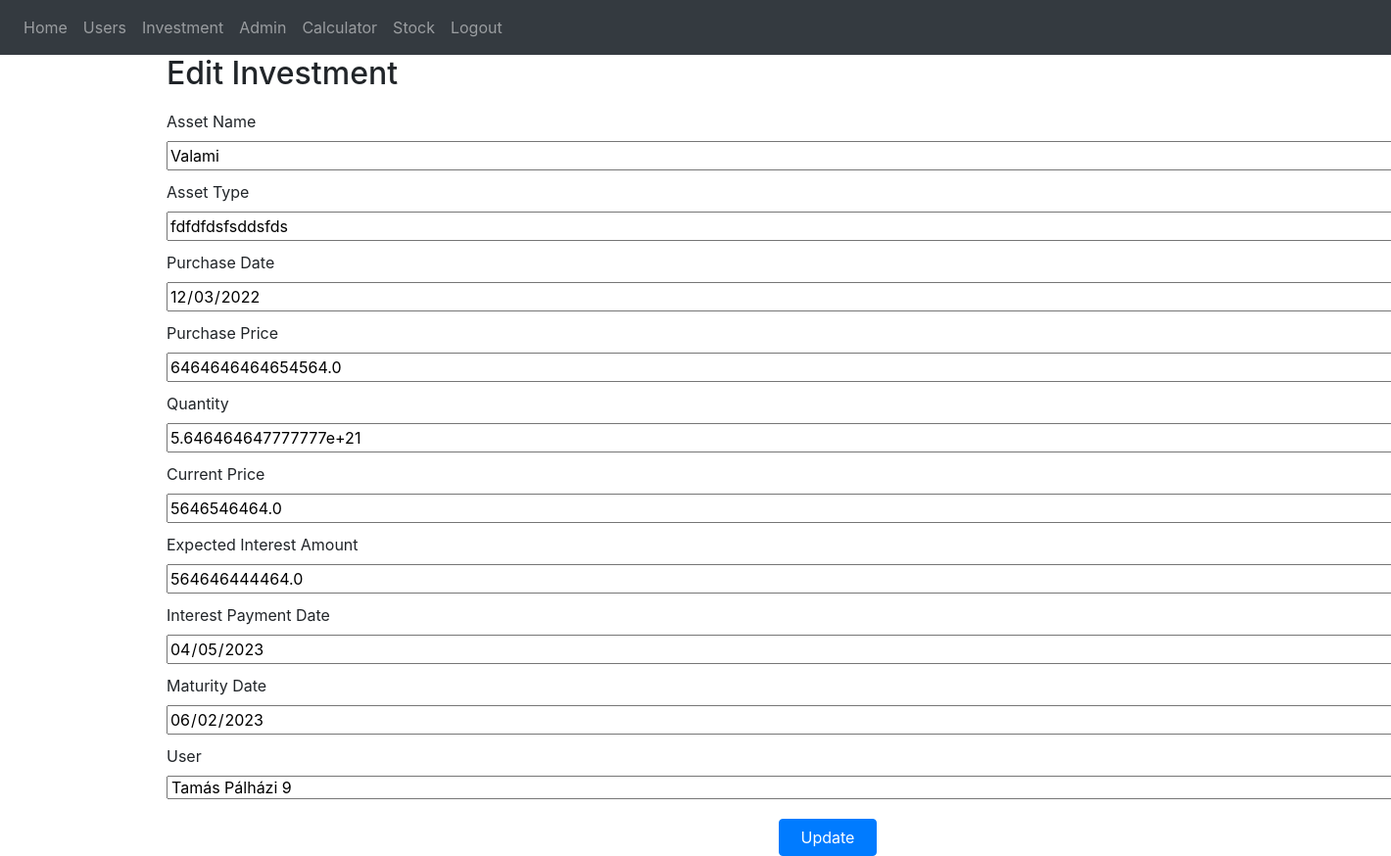
Page /edit-investment/5 (signed in) on the earlier database version.
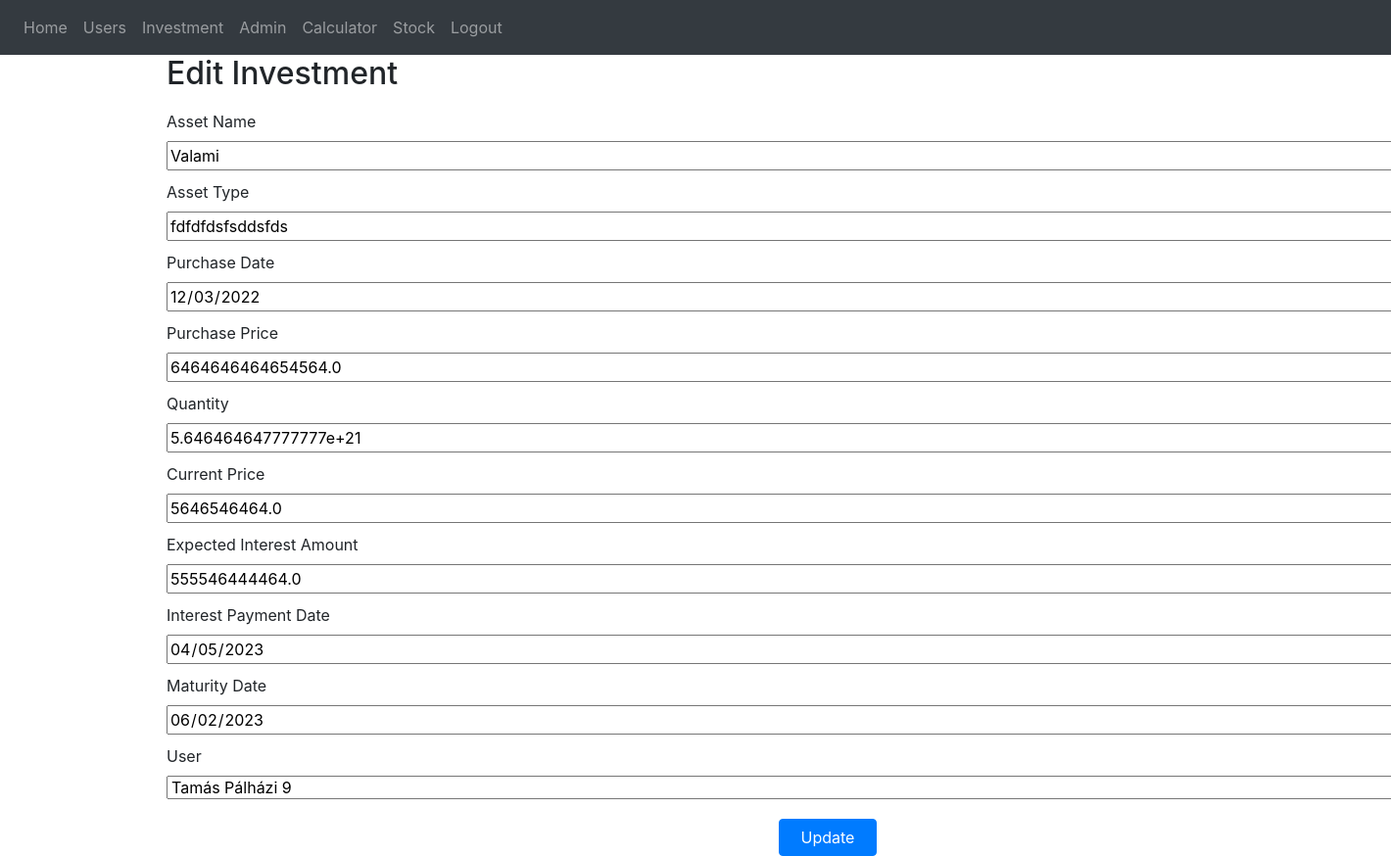
Same page on the later database version.
### website/models.py (models this page shows)
class Investment(db.Model):
    id = db.Column(db.Integer, primary_key=True)
    asset_name = db.Column(db.String(150))
    asset_type = db.Column(db.String(150))
    purchase_date = db.Column(db.DateTime(timezone=True))
    purchase_price = db.Column(db.Float)
    quantity = db.Column(db.Float)
    current_price = db.Column(db.Float)
    expected_interest_amount = db.Column(db.Float)
    interest_payment_date = db.Column(db.DateTime(timezone=True))
    maturity_date = db.Column(db.DateTime(timezone=True))
    user_id = db.Column(db.Integer, db.ForeignKey('user.id'))
    user = db.relationship('User', back_populates='investments')
    snapshots = db.relationship('InvestmentSnapshot', back_populates='investment')

class User(db.Model, UserMixin):
    id = db.Column(db.Integer, primary_key=True)
    email = db.Column(db.String(150), unique=True)
    password = db.Column(db.String(150))
    first_name = db.Column(db.String(150))
    second_name = db.Column(db.String(150))
    notes = db.relationship('Note')
    is_approved = db.Column(db.Boolean, default=False)

### website/views.py (the view, shortened to what this page needs)
@views.route('/edit-investment/<int:investment_id>', methods=['GET', 'POST'])
@login_required
def edit_investment(investment_id):
    investment = Investment.query.get_or_404(investment_id)
    users = User.query.all()
    return render_template('edit_investment.html', investment=investment, user=current_user, users=users)  # Módosítva

### website/__init__.py (called while the page is built)
def create_app():
    app = Flask(__name__)
    app.config['SECRET_KEY'] = 'hjshjhdjah kjshkjdhjs'
    app.config['SQLALCHEMY_DATABASE_URI'] = f'sqlite:///{DB_NAME}'
    db.init_app(app)
    from .views import views
    from .auth import auth
    app.register_blueprint(views, url_prefix='/')
    app.register_blueprint(auth, url_prefix='/')
    from .models import User, Note
    with app.app_context():
        db.create_all()
    login_manager = LoginManager()
    login_manager.login_view = 'auth.login'
    login_manager.init_app(app)
    @login_manager.user_loader
    def load_user(id):
        return User.query.get(int(id))
    return app

### website/templates/edit_investment.html (shortened to what this page needs)
{% extends "base.html" %}
{% block content %}
    <div class="container">
        <h2>Edit Investment</h2>
        <form action="{{ url_for('views.edit_investment', investment_id=investment.id) }}" method="post">
            <label for="assetName">Asset Name</label>
            <input type="text" name="assetName" id="assetName" value="{{ investment.asset_name }}" required>
            <label for="assetType">Asset Type</label>
            <input type="text" name="assetType" id="assetType" value="{{ investment.asset_type }}" required>
            <label for="purchaseDate">Purchase Date</label>
            <input type="date" name="purchaseDate" id="purchaseDate" value="{{ investment.purchase_date.date() }}" required>
            <label for="purchasePrice">Purchase Price</label>
            <input type="number" step="any" name="purchasePrice" id="purchasePrice" value="{{ investment.purchase_price }}" required>
            <label for="quantity">Quantity</label>
            <input type="number" step="any" name="quantity" id="quantity" value="{{ investment.quantity }}" required>
            <label for="currentPrice">Current Price</label>
            <input type="number" step="any" name="currentPrice" id="currentPrice" value="{{ investment.current_price }}" required>
            <label for="expectedInterestAmount">Expected Interest Amount</label>
            <input type="number" step="any" name="expectedInterestAmount" id="expectedInterestAmount" value="{{ investment.expected_interest_amount }}" required>
            <label for="interestPaymentDate">Interest Payment Date</label>
            <input type="date" name="interestPaymentDate" id="interestPaymentDate" value="{{ investment.interest_payment_date.date() }}" required>
            <label for="maturityDate">Maturity Date</label>
            <input type="date" name="maturityDate" id="maturityDate" value="{{ investment.maturity_date.date() }}" required>
            <label for="user">User</label>
            <select name="user" id="user" required>
                {% for user in users %}
                    <option value="{{ user.id }}" {% if user.id == investment.user_id %}selected{% endif %}>{{ user.first_name }} {{ user.second_name }}</option>
                {% endfor %}
            </select>
            <button type="submit" class="btn btn-primary">Update</button>
        </form>
    </div>
{% endblock %}

### website/templates/base.html (shortened to what this page needs)
<!DOCTYPE html>
<html>
  <head>
    <link
      rel="stylesheet"
      href="https://stackpath.bootstrapcdn.com/bootstrap/4.4.1/css/bootstrap.min.css"
    />
    <link
      rel="stylesheet"
      href="https://stackpath.bootstrapcdn.com/font-awesome/4.7.0/css/font-awesome.min.css"
    />
  </head>
  <body>
    <nav class="navbar navbar-expand-lg navbar-dark bg-dark">
      <div class="collapse navbar-collapse" id="navbar">
        <div class="navbar-nav">
          {% if user.is_authenticated %}
          <a class="nav-item nav-link" id="home" href="/">Home</a>
          <a class="nav-item nav-link" id="allUsers" href="{{ url_for('views.all_users') }}">Users</a>
          <a class="nav-item nav-link" id="createInvestment" href="{{ url_for('views.create_investment') }}">Investment</a>
          <a class="nav-item nav-link" id="adminDashboard" href="{{ url_for('views.admin_dashboard') }}">Admin</a>
          <a class="nav-item nav-link" id="calculator" href="{{ url_for('views.calculator') }}">Calculator</a>
          <a class="nav-item nav-link" id="stock" href="{{ url_for('views.stock') }}">Stock</a>
          <a class="nav-item nav-link" id="logout" href="/logout">Logout</a>
          {% else %}
          <a class="nav-item nav-link" id="login" href="/login">Login</a>
          <a class="nav-item nav-link" id="signUp" href="/sign-up">Sign Up</a>
          {% endif %}
        </div>
      </div>
    </nav>
    <div class="container">{% block content %} {% endblock %}</div>
  </body>
</html>

### website/templates/edit_investment.html (style rules this page uses)
form { display: flex; flex-direction: column; width: 1350px; margin: 0 auto; }
label { margin-top: 10px; }
button { margin-top: 20px; width: 100px; align-self: center; }

Differences in the rows shown:
changed Investment "Valami": expectedInterestAmount "564646444464.0" → "555546444464.0"
